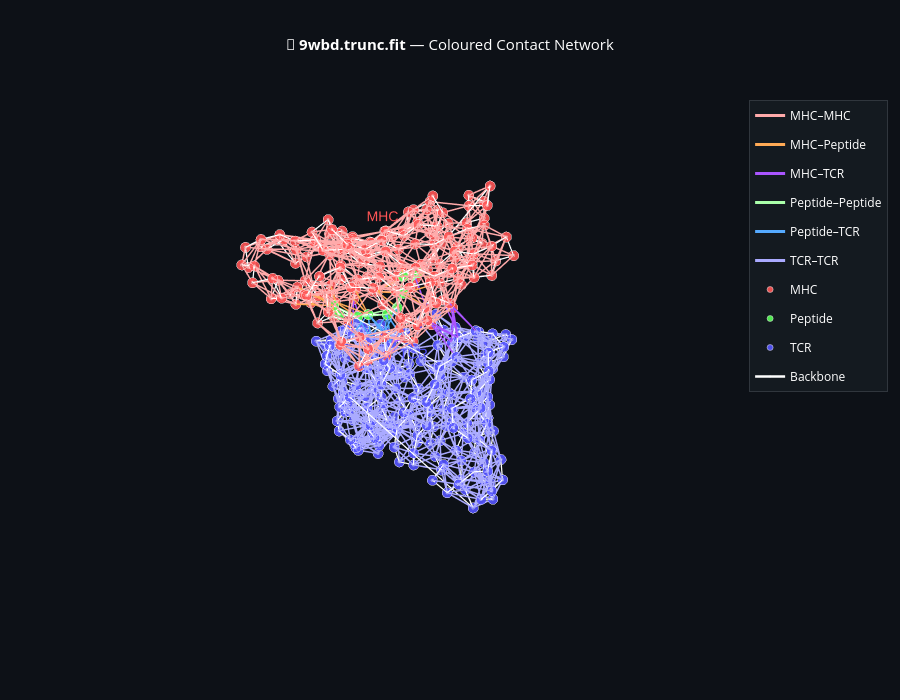

Notebook source saved alongside this figure:
### Code cell
# ============================================================
# CELL – Coloured chain contact network + floating labels
# ============================================================

import plotly.graph_objects as go
import numpy as np

# Colour maps
CHAIN_COLORS = {
    'MHC':     '#FF5555',   # red
    'Peptide': '#55FF55',   # green
    'TCR':     '#5555FF',   # blue
    'Protein': '#AAAAAA',   # fallback grey
}

INTERACTION_COLORS = {
    ('MHC', 'MHC'):       '#FFAAAA',
    ('MHC', 'Peptide'):   '#FFAA55',   # orange
    ('MHC', 'TCR'):       '#AA55FF',   # purple
    ('Peptide', 'Peptide'): '#AAFFAA',
    ('Peptide', 'TCR'):   '#55AAFF',   # cyan-ish
    ('TCR', 'TCR'):       '#AAAAFF',
    ('Protein', 'Protein'): '#CCCCCC',
}

# Extract existing data from the already-parsed structure
df      = parsed['residues']
coords  = parsed['coords']
edges   = parsed['edges']

# Build a colour array for nodes
node_colors = [CHAIN_COLORS.get(ct, CHAIN_COLORS['Protein'])
               for ct in df['chain_type']]

# Group edges by interaction type
edge_groups = {}
for i, j in edges:
    if abs(i - j) <= 1:
        continue
    ct_a = df.iloc[i]['chain_type']
    ct_b = df.iloc[j]['chain_type']
    pair = tuple(sorted([ct_a, ct_b]))
    edge_groups.setdefault(pair, []).append((i, j))

# Create the figure
fig = go.Figure()

# ── Edges ────────────────────────────────────────────────
for pair, edgelist in edge_groups.items():
    ex, ey, ez = [], [], []
    for i, j in edgelist:
        ex += [df['x'].iloc[i], df['x'].iloc[j], None]
        ey += [df['y'].iloc[i], df['y'].iloc[j], None]
        ez += [df['z'].iloc[i], df['z'].iloc[j], None]

    color = INTERACTION_COLORS.get(pair, 'rgba(200,200,200,0.2)')
    name  = f"{pair[0]}–{pair[1]}"

    fig.add_trace(go.Scatter3d(
        x=ex, y=ey, z=ez,
        mode='lines',
        line=dict(color=color, width=3),   # thicker edges
        name=name,
        legendgroup=name,
        hoverinfo='skip',
    ))

# ── Nodes (spheres) coloured by chain type ───────────────
for ct, color in CHAIN_COLORS.items():
    idx = df[df['chain_type'] == ct].index
    if len(idx) == 0:
        continue
    fig.add_trace(go.Scatter3d(
        x=df.loc[idx, 'x'],
        y=df.loc[idx, 'y'],
        z=df.loc[idx, 'z'],
        mode='markers',
        marker=dict(size=6, color=color, opacity=0.9,
                    line=dict(width=0.5, color='white')),
        name=ct,
        legendgroup=ct,
        hoverinfo='skip',
    ))

# ── Floating chain labels (MHC, TCR) ─────────────────────
# Compute a sensible vertical offset (10% of the z‑range)
z_range = df['z'].max() - df['z'].min()
z_offset = z_range * 0.1

for ct in ['MHC', 'TCR']:
    idx = df[df['chain_type'] == ct].index
    if len(idx) == 0:
        continue
    center = df.loc[idx, ['x','y','z']].mean()
    # Place label above the centroid
    fig.add_trace(go.Scatter3d(
        x=[center['x']],
        y=[center['y']],
        z=[center['z'] + z_offset],
        mode='text',
        text=[ct],
        textfont=dict(size=14, color=CHAIN_COLORS[ct], family='Arial, sans-serif'),
        showlegend=False,
        hoverinfo='skip',
    ))

# ── Backbone trace (white) ───────────────────────────────
fig.add_trace(go.Scatter3d(
    x=df['x'], y=df['y'], z=df['z'],
    mode='lines+markers',
    line=dict(color='white', width=2.5),
    marker=dict(size=2, color='white', opacity=0.4),
    name='Backbone',
    hoverinfo='skip',
))

# ── Layout styling ───────────────────────────────────────
fig.update_layout(
    title=dict(text=f"<b>🧬 {parsed['name']}</b> — Coloured Contact Network",
               x=0.5, font=dict(color='white', size=15)),
    height=700,
    paper_bgcolor='#0d1117',
    plot_bgcolor ='#0d1117',
    font=dict(color='#c9d1d9'),
    showlegend=True,
    legend=dict(bgcolor='rgba(22,27,34,0.9)',
                bordercolor='#30363d', borderwidth=1,
                font=dict(color='white')),
    scene=dict(
        xaxis=dict(showgrid=False, zeroline=False, showticklabels=False, title='', backgroundcolor='#0d1117'),
        yaxis=dict(showgrid=False, zeroline=False, showticklabels=False, title='', backgroundcolor='#0d1117'),
        zaxis=dict(showgrid=False, zeroline=False, showticklabels=False, title='', backgroundcolor='#0d1117'),
        aspectmode='data',
        bgcolor='#0d1117',
    ),
)

fig.show()

### Figure 1 — Plotly figure (JSON) as saved in the notebook; plotly's stock layout.template omitted (floating-point values rounded to 4 significant figures; data arrays with more than 128 entries replaced by an {"elided": "..."} marker saying what was removed)
{"data": [{"hoverinfo": "skip", "legendgroup": "MHC–MHC", "line": {"color": "#FFAAAA", "width": 3}, "mode": "lines", "name": "MHC–MHC", "type": "scatter3d", "x": {"elided": "3984 float values"}, "y": {"elided": "3984 float values"}, "z": {"elided": "3984 float values"}}, {"hoverinfo": "skip", "legendgroup": "MHC–Peptide", "line": {"color": "#FFAA55", "width": 3}, "mode": "lines", "name": "MHC–Peptide", "type": "scatter3d", "x": {"elided": "132 float values"}, "y": {"elided": "132 float values"}, "z": {"elided": "132 float values"}}, {"hoverinfo": "skip", "legendgroup": "MHC–TCR", "line": {"color": "#AA55FF", "width": 3}, "mode": "lines", "name": "MHC–TCR", "type": "scatter3d", "x": [-13.31, -10.26, null, -8.434, -10.26, null, 2.066, 5.686, null, 2.066, 0.704, null, 2.066, 3.734, null, 4.488, 0.22, null, 4.488, 3.876, null, 4.488, 6.656, null, 2.892, 3.876, null, 0.835, -4.272, null, -1.636, -5.765, null, -1.636, -2.103, null, -1.636, -4.272, null, -4.152, -4.272, null, -4.152, -6.28, null, -6.68, -8.757, null, -6.68, -5.765, null, -6.68, -4.272, null, -6.68, -6.28, null, -7.743, -8.757, null, -7.743, -9.326, null, -8.757, -6.68, null, -8.757, -7.743, null, -5.765, -1.636, null, -5.765, -6.68, null, -2.103, -1.636, null, -4.272, 0.835, null, -4.272, -1.636, null, -4.272, -4.152, null, -4.272, -6.68, null, -6.28, -4.152, null, -6.28, -6.68, null, -9.326, -7.743, null, -10.26, -13.31, null, -10.26, -8.434, null, 5.686, 2.066, null, 0.704, 2.066, null, 3.734, 2.066, null, 0.22, 4.488, null, 3.876, 4.488, null, 3.876, 2.892, null, 6.656, 4.488, null], "y": [-5.414, 0.911, null, -6.492, 0.911, null, -8.422, -5.241, null, -8.422, -7.48, null, -8.422, -9.787, null, 9.167, 3.715, null, 9.167, 4.742, null, 9.167, 5.375, null, 8.363, 4.742, null, 11.57, 15.03, null, 10.3, 12.26, null, 10.3, 16.68, null, 10.3, 15.03, null, 12.62, 15.03, null, 12.62, 17.68, null, 11.32, 10.44, null, 11.32, 12.26, null, 11.32, 15.03, null, 11.32, 17.68, null, 7.663, 10.44, null, 7.663, 4.545, null, 10.44, 11.32, null, 10.44, 7.663, null, 12.26, 10.3, null, 12.26, 11.32, null, 16.68, 10.3, null, 15.03, 11.57, null, 15.03, 10.3, null, 15.03, 12.62, null, 15.03, 11.32, null, 17.68, 12.62, null, 17.68, 11.32, null, 4.545, 7.663, null, 0.911, -5.414, null, 0.911, -6.492, null, -5.241, -8.422, null, -7.48, -8.422, null, -9.787, -8.422, null, 3.715, 9.167, null, 4.742, 9.167, null, 4.742, 8.363, null, 5.375, 9.167, null], "z": [20.14, 16.59, null, 18.26, 16.59, null, 19.9, 14.04, null, 19.9, 12.62, null, 19.9, 12.64, null, 19.5, 15.57, null, 19.5, 15.97, null, 19.5, 13.45, null, 22.86, 15.97, null, 22.89, 18.24, null, 20.25, 15.1, null, 20.25, 15.55, null, 20.25, 18.24, null, 25.01, 18.24, null, 25.01, 20.1, null, 22.42, 16.59, null, 22.42, 15.1, null, 22.42, 18.24, null, 22.42, 20.1, null, 22.23, 16.59, null, 22.23, 16.94, null, 16.59, 22.42, null, 16.59, 22.23, null, 15.1, 20.25, null, 15.1, 22.42, null, 15.55, 20.25, null, 18.24, 22.89, null, 18.24, 20.25, null, 18.24, 25.01, null, 18.24, 22.42, null, 20.1, 25.01, null, 20.1, 22.42, null, 16.94, 22.23, null, 16.59, 20.14, null, 16.59, 18.26, null, 14.04, 19.9, null, 12.62, 19.9, null, 12.64, 19.9, null, 15.57, 19.5, null, 15.97, 19.5, null, 15.97, 22.86, null, 13.45, 19.5, null]}, {"hoverinfo": "skip", "legendgroup": "Peptide–Peptide", "line": {"color": "#AAFFAA", "width": 3}, "mode": "lines", "name": "Peptide–Peptide", "type": "scatter3d", "x": [-9.008, -3.015, null, -5.221, -2.338, null, -3.015, -9.008, null, -3.015, 1.361, null, -2.338, -5.221, null, -2.338, 4.515, null, 1.361, -3.015, null, 1.361, 7.994, null, 4.515, -2.338, null, 4.515, 11.24, null, 7.994, 1.361, null, 7.994, 13.14, null, 11.24, 4.515, null, 13.14, 7.994, null], "y": [-0.378, 1.262, null, -1.018, 0.081, null, 1.262, -0.378, null, 1.262, 0.93, null, 0.081, -1.018, null, 0.081, -1.167, null, 0.93, 1.262, null, 0.93, -0.328, null, -1.167, 0.081, null, -1.167, -1.89, null, -0.328, 0.93, null, -0.328, -0.969, null, -1.89, -1.167, null, -0.969, -0.328, null], "z": [24.96, 23.11, null, 25.23, 19.56, null, 23.11, 24.96, null, 23.11, 19.84, null, 19.56, 25.23, null, 19.56, 20.32, null, 19.84, 23.11, null, 19.84, 21.62, null, 20.32, 19.56, null, 20.32, 22.85, null, 21.62, 19.84, null, 21.62, 25.99, null, 22.85, 20.32, null, 25.99, 21.62, null]}, {"hoverinfo": "skip", "legendgroup": "Peptide–TCR", "line": {"color": "#55AAFF", "width": 3}, "mode": "lines", "name": "Peptide–TCR", "type": "scatter3d", "x": [-2.338, 1.298, null, -2.338, 0.22, null, 1.361, 5.09, null, 1.361, 1.298, null, 1.361, 0.22, null, 1.361, 3.876, null, 4.515, 5.686, null, 4.515, 5.09, null, 4.515, 1.298, null, 4.515, 3.876, null, 7.994, 5.09, null, 5.686, 4.515, null, 5.09, 1.361, null, 5.09, 4.515, null, 5.09, 7.994, null, 1.298, -2.338, null, 1.298, 1.361, null, 1.298, 4.515, null, 0.22, -2.338, null, 0.22, 1.361, null, 3.876, 1.361, null, 3.876, 4.515, null], "y": [0.081, 0.061, null, 0.081, 3.715, null, 0.93, -0.049, null, 0.93, 0.061, null, 0.93, 3.715, null, 0.93, 4.742, null, -1.167, -5.241, null, -1.167, -0.049, null, -1.167, 0.061, null, -1.167, 4.742, null, -0.328, -0.049, null, -5.241, -1.167, null, -0.049, 0.93, null, -0.049, -1.167, null, -0.049, -0.328, null, 0.061, 0.081, null, 0.061, 0.93, null, 0.061, -1.167, null, 3.715, 0.081, null, 3.715, 0.93, null, 4.742, 0.93, null, 4.742, -1.167, null], "z": [19.56, 15.33, null, 19.56, 15.57, null, 19.84, 15.52, null, 19.84, 15.33, null, 19.84, 15.57, null, 19.84, 15.97, null, 20.32, 14.04, null, 20.32, 15.52, null, 20.32, 15.33, null, 20.32, 15.97, null, 21.62, 15.52, null, 14.04, 20.32, null, 15.52, 19.84, null, 15.52, 20.32, null, 15.52, 21.62, null, 15.33, 19.56, null, 15.33, 19.84, null, 15.33, 20.32, null, 15.57, 19.56, null, 15.57, 19.84, null, 15.97, 19.84, null, 15.97, 20.32, null]}, {"hoverinfo": "skip", "legendgroup": "TCR–TCR", "line": {"color": "#AAAAFF", "width": 3}, "mode": "lines", "name": "TCR–TCR", "type": "scatter3d", "x": {"elided": "5322 float values"}, "y": {"elided": "5322 float values"}, "z": {"elided": "5322 float values"}}, {"hoverinfo": "skip", "legendgroup": "MHC", "marker": {"color": "#FF5555", "line": {"color": "white", "width": 0.5}, "opacity": 0.9, "size": 6}, "mode": "markers", "name": "MHC", "type": "scatter3d", "x": {"elided": "179 float values"}, "y": {"elided": "179 float values"}, "z": {"elided": "179 float values"}}, {"hoverinfo": "skip", "legendgroup": "Peptide", "marker": {"color": "#55FF55", "line": {"color": "white", "width": 0.5}, "opacity": 0.9, "size": 6}, "mode": "markers", "name": "Peptide", "type": "scatter3d", "x": [-9.008, -5.221, -3.015, -2.338, 1.361, 4.515, 7.994, 11.24, 13.14], "y": [-0.378, -1.018, 1.262, 0.081, 0.93, -1.167, -0.328, -1.89, -0.969], "z": [24.96, 25.23, 23.11, 19.56, 19.84, 20.32, 21.62, 22.85, 25.99]}, {"hoverinfo": "skip", "legendgroup": "TCR", "marker": {"color": "#5555FF", "line": {"color": "white", "width": 0.5}, "opacity": 0.9, "size": 6}, "mode": "markers", "name": "TCR", "type": "scatter3d", "x": {"elided": "216 float values"}, "y": {"elided": "216 float values"}, "z": {"elided": "216 float values"}}, {"hoverinfo": "skip", "mode": "text", "showlegend": false, "text": ["MHC"], "textfont": {"color": "#FF5555", "family": "Arial, sans-serif", "size": 14}, "type": "scatter3d", "x": [0.2785], "y": [-0.936], "z": [36.01]}, {"hoverinfo": "skip", "mode": "text", "showlegend": false, "text": ["TCR"], "textfont": {"color": "#5555FF", "family": "Arial, sans-serif", "size": 14}, "type": "scatter3d", "x": [0.2974], "y": [7.346], "z": [8.1]}, {"hoverinfo": "skip", "line": {"color": "white", "width": 2.5}, "marker": {"color": "white", "opacity": 0.4, "size": 2}, "mode": "lines+markers", "name": "Backbone", "type": "scatter3d", "x": {"elided": "404 float values"}, "y": {"elided": "404 float values"}, "z": {"elided": "404 float values"}}], "layout": {"font": {"color": "#c9d1d9"}, "height": 700, "legend": {"bgcolor": "rgba(22,27,34,0.9)", "bordercolor": "#30363d", "borderwidth": 1, "font": {"color": "white"}}, "paper_bgcolor": "#0d1117", "plot_bgcolor": "#0d1117", "scene": {"aspectmode": "data", "bgcolor": "#0d1117", "xaxis": {"backgroundcolor": "#0d1117", "showgrid": false, "showticklabels": false, "title": {"text": ""}, "zeroline": false}, "yaxis": {"backgroundcolor": "#0d1117", "showgrid": false, "showticklabels": false, "title": {"text": ""}, "zeroline": false}, "zaxis": {"backgroundcolor": "#0d1117", "showgrid": false, "showticklabels": false, "title": {"text": ""}, "zeroline": false}}, "showlegend": true, "title": {"font": {"color": "white", "size": 15}, "text": "<b>🧬 9wbd.trunc.fit</b> — Coloured Contact Network", "x": 0.5}}}
